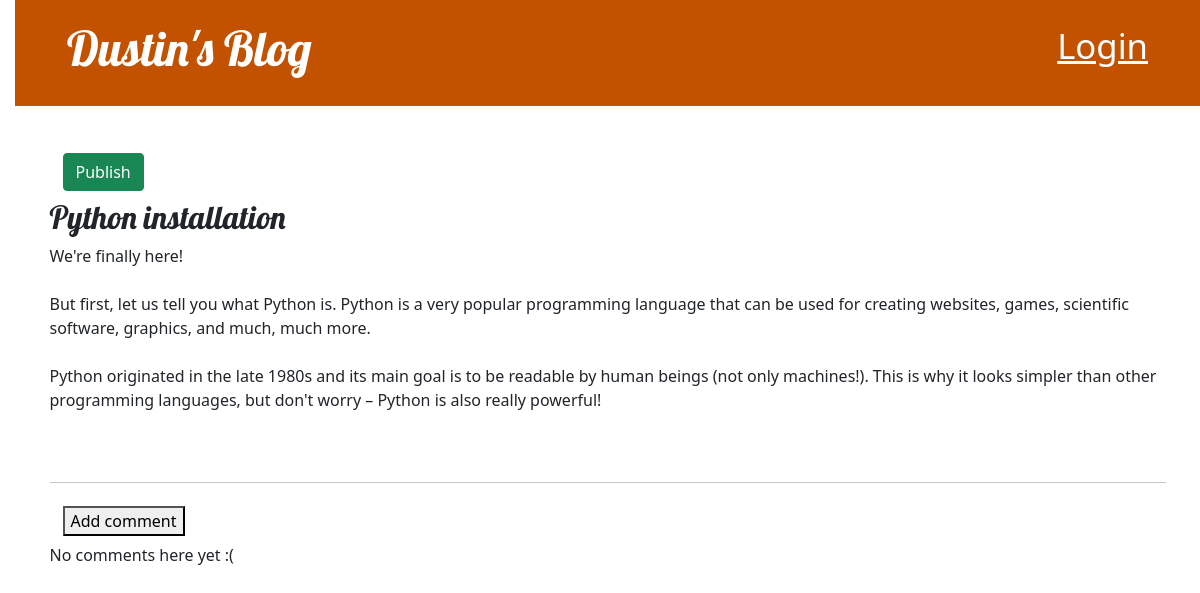
Page /post/4/ on the earlier database version.
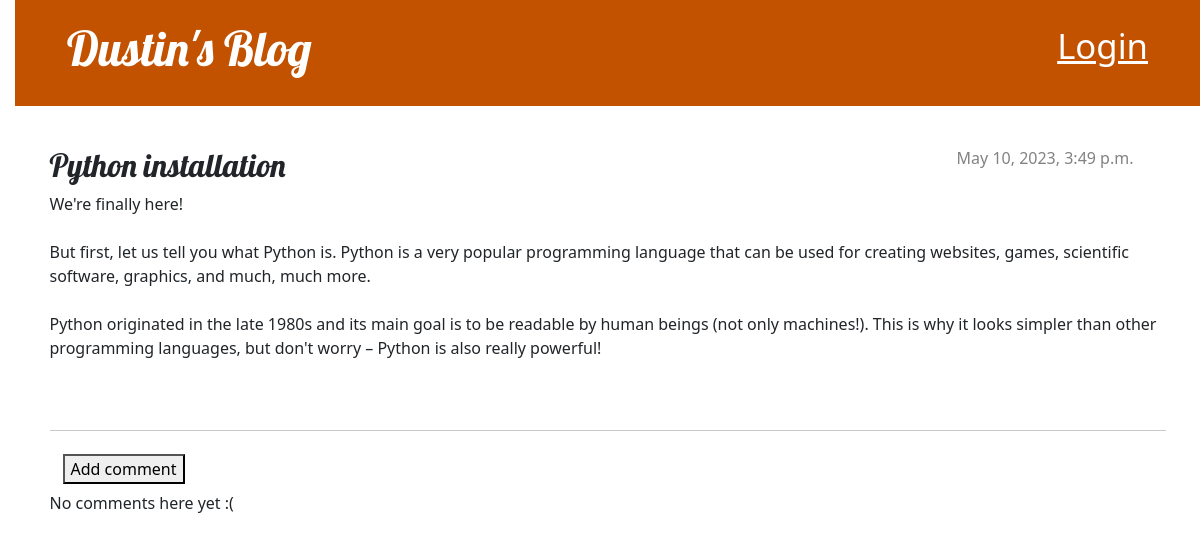
Same page on the later database version.
### blog/models.py (models this page shows, shortened)
class Post(models.Model):
    author = models.ForeignKey(settings.AUTH_USER_MODEL, on_delete=models.CASCADE)
    title = models.CharField(max_length=200)
    text = models.TextField()
    created_date = models.DateTimeField(default=timezone.now)
    published_date = models.DateTimeField(blank=True, null=True)

### blog/views.py (the view)
# urls.py: path('post/<int:pk>/', views.post_detail, name='post_detail'),
def post_detail(request, pk):
    post = get_object_or_404(Post, pk=pk)
    return render(request, 'blog/post_detail.html', {'post': post})

### blog/templates/blog/post_detail.html (shortened to what this page needs)
{% extends 'blog/base.html' %}
{% block content %}
    <article class="post">
        {% if post.published_date %}
            <time class="date">
                {{ post.published_date }}
            </time>
        {% else %}
            <a class="btn btn-default" href="{% url 'post_publish' pk=post.pk %}"><button type="button" class="btn btn-success">Publish</button></a>
        {% endif %}
        <h2>{{ post.title }}</h2>
        <p>{{ post.text|linebreaksbr }}</p>
    </article>
    <hr>
    <a class="btn btn-default" href="{% url 'add_comment_to_post' pk=post.pk %}"><button type="button"> Add comment</button></a>
    {% for comment in post.comments.all %}
    {% if user.is_authenticated or comment.approved_comment %}
    <div class="comment">
        <div class="date">
            {{ comment.created_date }}
            {% if not comment.approved_comment %}
                <a class="btn btn-default" href="{% url 'comment_remove' pk=comment.pk %}"><span class="glyphicon glyphicon-remove"></span></a>
                <a class="btn btn-default" href="{% url 'comment_approve' pk=comment.pk %}"><span class="glyphicon glyphicon-ok"></span></a>
            {% endif %}
        </div>
        <strong>{{ comment.author }}</strong>
        <p>{{ comment.text|linebreaks }}</p>
    </div>
    {% endif %}
{% empty %}
    <p>No comments here yet :(</p>
{% endfor %}
{% endblock %}

Differences in the rows shown:
changed Post "Python installation": published_date (not shown) → "May 10, 2023, 3:49 p.m."
Other differences:
text no longer shown: "Publish"
